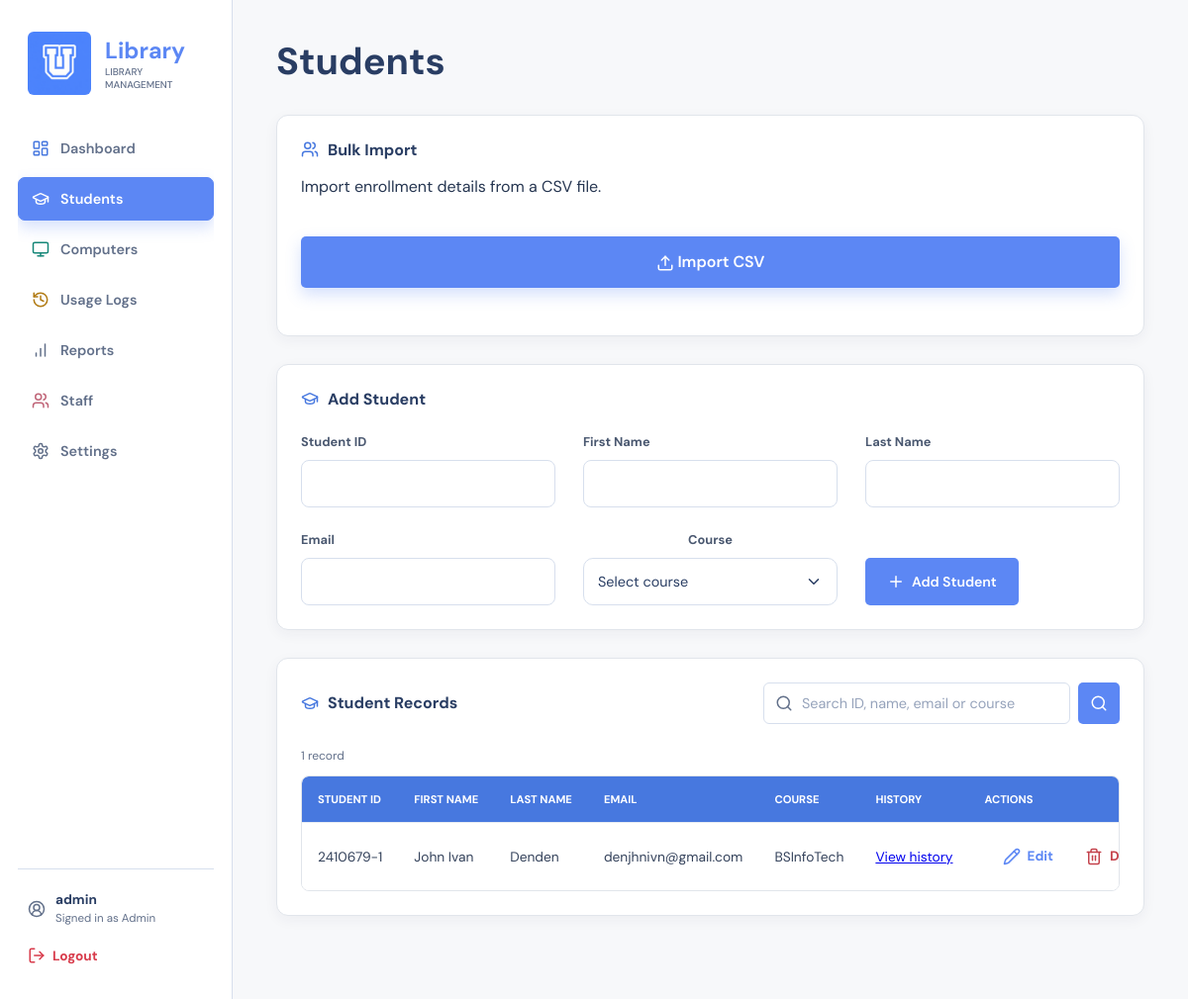
/admin/students.php (signed in), run on the app's committed database.
### tables this page shows
CREATE TABLE IF NOT EXISTS students (
    student_id VARCHAR(20) PRIMARY KEY,
    first_name VARCHAR(50),
    last_name VARCHAR(50),
    email VARCHAR(100),
    course VARCHAR(50)
);

### admin/admin_auth.php (called while the page is built, shortened)
<?php
function h($value): string
{
    return htmlspecialchars((string) $value, ENT_QUOTES, 'UTF-8');
}

### admin/students.php (the view, shortened to what this page needs)
<?php
require_once __DIR__ . '/admin_auth.php';
require_once __DIR__ . '/admin_layout.php';
$search = trim(is_string($_GET['search'] ?? null) ? $_GET['search'] : '');
try {
    $database = db();
    $statement = $database->prepare('SELECT * FROM students WHERE student_id LIKE ? OR first_name LIKE ? OR last_name LIKE ? OR email LIKE ? OR course LIKE ? ORDER BY last_name, first_name');
    $searchTerm = '%' . $search . '%';
    $statement->execute(array_fill(0, 5, $searchTerm));
    $students = $statement->fetchAll(PDO::FETCH_ASSOC);
} catch (Throwable $exception) {
    $students = [];
    $loadError = 'Unable to load students.';
}
?>
<section class="content-card import-toolbar"><div class="section-heading"><div><h2>Bulk Import</h2><p class="muted-text">Import enrollment details from a CSV file.</p></div><button type="button" class="import-trigger" data-open-import><i data-lucide="upload" aria-hidden="true"></i> Import CSV</button></div>
</section>
<section class="content-card form-card"><div class="section-heading"><h2>Add Student</h2></div>
    <form class="admin-form" method="post"><input type="hidden" name="action" value="add">
        <label>Student ID<input name="student_id" required pattern="[0-9]{7}-[0-9]"></label><label>First Name<input name="first_name" required></label><label>Last Name<input name="last_name" required></label><label>Email<input name="email" type="email" required></label><label></label><button>Add Student</button>
    </form>
</section>
<section class="content-card"><div class="section-heading"><h2>Student Records</h2><?php admin_search('Search ID, name, email or course', $search); ?></div>
    <div class="table-wrap"><table><thead><tr><th>Student ID</th><th>First Name</th><th>Last Name</th><th>Email</th><th>Course</th><th>History</th><th>Actions</th></tr></thead><tbody>
    <?php foreach ($students as $student): ?><tr><td><?= h($student['student_id']) ?></td><td><?= h($student['first_name']) ?></td><td><?= h($student['last_name']) ?></td><td><?= h($student['email']) ?></td><td><?= h($student['course']) ?></td><td><a href="student_history.php?id=<?= urlencode($student['student_id']) ?>">View history</a></td><td class="actions"><div class="action-group"><a href="students.php?edit=<?= urlencode($student['student_id']) ?>" data-edit-modal="students-edit-modal" data-record="<?= h(json_encode($student)) ?>">Edit</a><form method="post" onsubmit="return confirm('Delete this student permanently?');"><input type="hidden" name="action" value="delete"><input type="hidden" name="student_id" value="<?= h($student['student_id']) ?>"><button class="link-danger">Delete</button></form></div></td></tr><?php endforeach; ?>
    </tbody></table></div><?php if (!$students): ?><p class="empty-state">No students found.</p><?php endif; ?>
</section>

### data on the page
students: student_id "2410679-1", first_name "John Ivan", last_name "Denden", email "denjhnivn@gmail.com", course "BSInfoTech"

### other printed values
$libraryName "Library"
$label "Dashboard"
$label "Students"
$label "Computers"
$label "Usage Logs"
$label "Reports"
$label "Staff"
$label "Settings"
$adminName "admin"
$title "Students"
